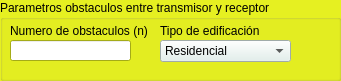
  <widget class="QGroupBox" name="groupBox_4">
   <property name="geometry">
    <rect>
     <x>390</x>
     <y>240</y>
     <width>341</width>
     <height>81</height>
    </rect>
   </property>
   <property name="palette">
    <palette>
     <active>
      <colorrole role="WindowText">
       <brush brushstyle="SolidPattern">
        <color alpha="255">
         <red>0</red>
         <green>0</green>
         <blue>0</blue>
        </color>
       </brush>
      </colorrole>
      <colorrole role="Button">
       <brush brushstyle="SolidPattern">
        <color alpha="255">
         <red>230</red>
         <green>240</green>
         <blue>33</blue>
        </color>
       </brush>
      </colorrole>
      <colorrole role="Light">
       <brush brushstyle="SolidPattern">
        <color alpha="255">
         <red>250</red>
         <green>255</green>
         <blue>140</blue>
        </color>
       </brush>
      </colorrole>
      <colorrole role="Midlight">
       <brush brushstyle="SolidPattern">
        <color alpha="255">
         <red>240</red>
         <green>247</green>
         <blue>86</blue>
        </color>
       </brush>
      </colorrole>
      <colorrole role="Dark">
       <brush brushstyle="SolidPattern">
        <color alpha="255">
         <red>115</red>
         <green>120</green>
         <blue>16</blue>
        </color>
       </brush>
      </colorrole>
      <colorrole role="Mid">
       <brush brushstyle="SolidPattern">
        <color alpha="255">
         <red>153</red>
         <green>160</green>
         <blue>22</blue>
        </color>
       </brush>
      </colorrole>
      <colorrole role="Text">
       <brush brushstyle="SolidPattern">
        <color alpha="255">
         <red>0</red>
         <green>0</green>
         <blue>0</blue>
        </color>
       </brush>
      </colorrole>
      <colorrole role="BrightText">
       <brush brushstyle="SolidPattern">
        <color alpha="255">
         <red>255</red>
         <green>255</green>
         <blue>255</blue>
        </color>
       </brush>
      </colorrole>
      <colorrole role="ButtonText">
       <brush brushstyle="SolidPattern">
        <color alpha="255">
         <red>0</red>
         <green>0</green>
         <blue>0</blue>
        </color>
       </brush>
      </colorrole>
      <colorrole role="Base">
       <brush brushstyle="SolidPattern">
        <color alpha="255">
         <red>255</red>
         <green>255</green>
         <blue>255</blue>
        </color>
       </brush>
      </colorrole>
      <colorrole role="Window">
       <brush brushstyle="SolidPattern">
        <color alpha="255">
         <red>230</red>
         <green>240</green>
         <blue>33</blue>
        </color>
       </brush>
      </colorrole>
      <colorrole role="Shadow">
       <brush brushstyle="SolidPattern">
        <color alpha="255">
         <red>0</red>
         <green>0</green>
         <blue>0</blue>
        </color>
       </brush>
      </colorrole>
      <colorrole role="AlternateBase">
       <brush brushstyle="SolidPattern">
        <color alpha="255">
         <red>242</red>
         <green>247</green>
         <blue>144</blue>
        </color>
       </brush>
      </colorrole>
      <colorrole role="ToolTipBase">
       <brush brushstyle="SolidPattern">
        <color alpha="255">
         <red>255</red>
         <green>255</green>
         <blue>220</blue>
        </color>
       </brush>
      </colorrole>
      <colorrole role="ToolTipText">
       <brush brushstyle="SolidPattern">
        <color alpha="255">
         <red>0</red>
         <green>0</green>
         <blue>0</blue>
        </color>
       </brush>
      </colorrole>
     </active>
     <inactive>
      <colorrole role="WindowText">
       <brush brushstyle="SolidPattern">
        <color alpha="255">
         <red>0</red>
         <green>0</green>
         <blue>0</blue>
        </color>
       </brush>
      </colorrole>
      <colorrole role="Button">
       <brush brushstyle="SolidPattern">
        <color alpha="255">
         <red>230</red>
         <green>240</green>
         <blue>33</blue>
        </color>
       </brush>
      </colorrole>
      <colorrole role="Light">
       <brush brushstyle="SolidPattern">
        <color alpha="255">
         <red>250</red>
         <green>255</green>
         <blue>140</blue>
        </color>
       </brush>
      </colorrole>
      <colorrole role="Midlight">
       <brush brushstyle="SolidPattern">
        <color alpha="255">
         <red>240</red>
         <green>247</green>
         <blue>86</blue>
        </color>
       </brush>
      </colorrole>
      <colorrole role="Dark">
       <brush brushstyle="SolidPattern">
        <color alpha="255">
         <red>115</red>
         <green>120</green>
         <blue>16</blue>
        </color>
       </brush>
      </colorrole>
      <colorrole role="Mid">
       <brush brushstyle="SolidPattern">
        <color alpha="255">
         <red>153</red>
         <green>160</green>
         <blue>22</blue>
        </color>
       </brush>
      </colorrole>
      <colorrole role="Text">
       <brush brushstyle="SolidPattern">
        <color alpha="255">
         <red>0</red>
         <green>0</green>
         <blue>0</blue>
        </color>
       </brush>
      </colorrole>
      <colorrole role="BrightText">
       <brush brushstyle="SolidPattern">
        <color alpha="255">
         <red>255</red>
         <green>255</green>
         <blue>255</blue>
        </color>
       </brush>
      </colorrole>
      <colorrole role="ButtonText">
       <brush brushstyle="SolidPattern">
        <color alpha="255">
         <red>0</red>
         <green>0</green>
         <blue>0</blue>
        </color>
       </brush>
      </colorrole>
      <colorrole role="Base">
       <brush brushstyle="SolidPattern">
        <color alpha="255">
         <red>255</red>
         <green>255</green>
         <blue>255</blue>
        </color>
       </brush>
      </colorrole>
      <colorrole role="Window">
       <brush brushstyle="SolidPattern">
        <color alpha="255">
         <red>230</red>
         <green>240</green>
         <blue>33</blue>
        </color>
       </brush>
      </colorrole>
      <colorrole role="Shadow">
       <brush brushstyle="SolidPattern">
        <color alpha="255">
         <red>0</red>
         <green>0</green>
         <blue>0</blue>
        </color>
       </brush>
      </colorrole>
      <colorrole role="AlternateBase">
       <brush brushstyle="SolidPattern">
        <color alpha="255">
         <red>242</red>
         <green>247</green>
         <blue>144</blue>
        </color>
       </brush>
      </colorrole>
      <colorrole role="ToolTipBase">
       <brush brushstyle="SolidPattern">
        <color alpha="255">
         <red>255</red>
         <green>255</green>
         <blue>220</blue>
        </color>
       </brush>
      </colorrole>
      <colorrole role="ToolTipText">
       <brush brushstyle="SolidPattern">
        <color alpha="255">
         <red>0</red>
         <green>0</green>
         <blue>0</blue>
        </color>
       </brush>
      </colorrole>
     </inactive>
     <disabled>
      <colorrole role="WindowText">
       <brush brushstyle="SolidPattern">
        <color alpha="255">
         <red>115</red>
         <green>120</green>
         <blue>16</blue>
        </color>
       </brush>
      </colorrole>
      <colorrole role="Button">
       <brush brushstyle="SolidPattern">
        <color alpha="255">
         <red>230</red>
         <green>240</green>
         <blue>33</blue>
        </color>
       </brush>
      </colorrole>
      <colorrole role="Light">
       <brush brushstyle="SolidPattern">
        <color alpha="255">
         <red>250</red>
         <green>255</green>
         <blue>140</blue>
        </color>
       </brush>
      </colorrole>
      <colorrole role="Midlight">
       <brush brushstyle="SolidPattern">
        <color alpha="255">
         <red>240</red>
         <green>247</green>
         <blue>86</blue>
        </color>
       </brush>
      </colorrole>
      <colorrole role="Dark">
       <brush brushstyle="SolidPattern">
        <color alpha="255">
         <red>115</red>
         <green>120</green>
         <blue>16</blue>
        </color>
       </brush>
      </colorrole>
      <colorrole role="Mid">
       <brush brushstyle="SolidPattern">
        <color alpha="255">
         <red>153</red>
         <green>160</green>
         <blue>22</blue>
        </color>
       </brush>
      </colorrole>
      <colorrole role="Text">
       <brush brushstyle="SolidPattern">
        <color alpha="255">
         <red>115</red>
         <green>120</green>
         <blue>16</blue>
        </color>
       </brush>
      </colorrole>
      <colorrole role="BrightText">
       <brush brushstyle="SolidPattern">
        <color alpha="255">
         <red>255</red>
         <green>255</green>
         <blue>255</blue>
        </color>
       </brush>
      </colorrole>
      <colorrole role="ButtonText">
       <brush brushstyle="SolidPattern">
        <color alpha="255">
         <red>115</red>
         <green>120</green>
         <blue>16</blue>
        </color>
       </brush>
      </colorrole>
      <colorrole role="Base">
       <brush brushstyle="SolidPattern">
        <color alpha="255">
         <red>230</red>
         <green>240</green>
         <blue>33</blue>
        </color>
       </brush>
      </colorrole>
      <colorrole role="Window">
       <brush brushstyle="SolidPattern">
        <color alpha="255">
         <red>230</red>
         <green>240</green>
         <blue>33</blue>
        </color>
       </brush>
      </colorrole>
      <colorrole role="Shadow">
       <brush brushstyle="SolidPattern">
        <color alpha="255">
         <red>0</red>
         <green>0</green>
         <blue>0</blue>
        </color>
       </brush>
      </colorrole>
      <colorrole role="AlternateBase">
       <brush brushstyle="SolidPattern">
        <color alpha="255">
         <red>230</red>
         <green>240</green>
         <blue>33</blue>
        </color>
       </brush>
      </colorrole>
      <colorrole role="ToolTipBase">
       <brush brushstyle="SolidPattern">
        <color alpha="255">
         <red>255</red>
         <green>255</green>
         <blue>220</blue>
        </color>
       </brush>
      </colorrole>
      <colorrole role="ToolTipText">
       <brush brushstyle="SolidPattern">
        <color alpha="255">
         <red>0</red>
         <green>0</green>
         <blue>0</blue>
        </color>
       </brush>
      </colorrole>
     </disabled>
    </palette>
   </property>
   <property name="title">
    <string>Parametros obstaculos entre transmisor y receptor</string>
   </property>
   <widget class="QLabel" name="lblArea_17">
    <property name="geometry">
     <rect>
      <x>10</x>
      <y>20</y>
      <width>191</width>
      <height>21</height>
     </rect>
    </property>
    <property name="text">
     <string>Numero de obstaculos (n)</string>
    </property>
   </widget>
   <widget class="QLineEdit" name="txtAreaU_7">
    <property name="geometry">
     <rect>
      <x>10</x>
      <y>40</y>
      <width>121</width>
      <height>21</height>
     </rect>
    </property>
   </widget>
   <widget class="QComboBox" name="comboBox_5">
    <property name="geometry">
     <rect>
      <x>160</x>
      <y>40</y>
      <width>131</width>
      <height>22</height>
     </rect>
    </property>
    <property name="palette">
     <palette>
      <active>
       <colorrole role="WindowText">
        <brush brushstyle="SolidPattern">
         <color alpha="255">
          <red>0</red>
          <green>0</green>
          <blue>0</blue>
         </color>
        </brush>
       </colorrole>
       <colorrole role="Button">
        <brush brushstyle="SolidPattern">
         <color alpha="255">
          <red>224</red>
          <green>240</green>
          <blue>236</blue>
         </color>
        </brush>
       </colorrole>
       <colorrole role="Light">
        <brush brushstyle="SolidPattern">
         <color alpha="255">
          <red>255</red>
          <green>255</green>
          <blue>255</blue>
         </color>
        </brush>
       </colorrole>
       <colorrole role="Midlight">
        <brush brushstyle="SolidPattern">
         <color alpha="255">
          <red>239</red>
          <green>247</green>
          <blue>245</blue>
         </color>
        </brush>
       </colorrole>
       <colorrole role="Dark">
        <brush brushstyle="SolidPattern">
         <color alpha="255">
          <red>112</red>
          <green>120</green>
          <blue>118</blue>
         </color>
        </brush>
       </colorrole>
       <colorrole role="Mid">
        <brush brushstyle="SolidPattern">
         <color alpha="255">
          <red>149</red>
          <green>160</green>
          <blue>157</blue>
         </color>
        </brush>
       </colorrole>
       <colorrole role="Text">
        <brush brushstyle="SolidPattern">
         <color alpha="255">
          <red>0</red>
          <green>0</green>
          <blue>0</blue>
         </color>
        </brush>
       </colorrole>
       <colorrole role="BrightText">
        <brush brushstyle="SolidPattern">
         <color alpha="255">
          <red>255</red>
          <green>255</green>
          <blue>255</blue>
         </color>
        </brush>
       </colorrole>
       <colorrole role="ButtonText">
        <brush brushstyle="SolidPattern">
         <color alpha="255">
          <red>0</red>
          <green>0</green>
          <blue>0</blue>
         </color>
        </brush>
       </colorrole>
       <colorrole role="Base">
        <brush brushstyle="SolidPattern">
         <color alpha="255">
          <red>255</red>
          <green>255</green>
          <blue>255</blue>
         </color>
        </brush>
       </colorrole>
       <colorrole role="Window">
        <brush brushstyle="SolidPattern">
         <color alpha="255">
          <red>224</red>
          <green>240</green>
          <blue>236</blue>
         </color>
        </brush>
       </colorrole>
       <colorrole role="Shadow">
        <brush brushstyle="SolidPattern">
         <color alpha="255">
          <red>0</red>
          <green>0</green>
          <blue>0</blue>
         </color>
        </brush>
       </colorrole>
       <colorrole role="AlternateBase">
        <brush brushstyle="SolidPattern">
         <color alpha="255">
          <red>239</red>
          <green>247</green>
          <blue>245</blue>
         </color>
        </brush>
       </colorrole>
       <colorrole role="ToolTipBase">
        <brush brushstyle="SolidPattern">
         <color alpha="255">
          <red>255</red>
          <green>255</green>
          <blue>220</blue>
         </color>
        </brush>
       </colorrole>
       <colorrole role="ToolTipText">
        <brush brushstyle="SolidPattern">
         <color alpha="255">
          <red>0</red>
          <green>0</green>
          <blue>0</blue>
         </color>
        </brush>
       </colorrole>
      </active>
      <inactive>
       <colorrole role="WindowText">
        <brush brushstyle="SolidPattern">
         <color alpha="255">
          <red>0</red>
          <green>0</green>
          <blue>0</blue>
         </color>
        </brush>
       </colorrole>
       <colorrole role="Button">
        <brush brushstyle="SolidPattern">
         <color alpha="255">
          <red>224</red>
          <green>240</green>
          <blue>236</blue>
         </color>
        </brush>
       </colorrole>
       <colorrole role="Light">
        <brush brushstyle="SolidPattern">
         <color alpha="255">
          <red>255</red>
          <green>255</green>
          <blue>255</blue>
         </color>
        </brush>
       </colorrole>
       <colorrole role="Midlight">
        <brush brushstyle="SolidPattern">
         <color alpha="255">
          <red>239</red>
          <green>247</green>
          <blue>245</blue>
         </color>
        </brush>
       </colorrole>
       <colorrole role="Dark">
        <brush brushstyle="SolidPattern">
         <color alpha="255">
          <red>112</red>
          <green>120</green>
          <blue>118</blue>
         </color>
        </brush>
       </colorrole>
       <colorrole role="Mid">
        <brush brushstyle="SolidPattern">
         <color alpha="255">
          <red>149</red>
          <green>160</green>
          <blue>157</blue>
         </color>
        </brush>
       </colorrole>
       <colorrole role="Text">
        <brush brushstyle="SolidPattern">
         <color alpha="255">
          <red>0</red>
          <green>0</green>
          <blue>0</blue>
         </color>
        </brush>
       </colorrole>
       <colorrole role="BrightText">
        <brush brushstyle="SolidPattern">
         <color alpha="255">
          <red>255</red>
          <green>255</green>
          <blue>255</blue>
         </color>
        </brush>
       </colorrole>
       <colorrole role="ButtonText">
        <brush brushstyle="SolidPattern">
         <color alpha="255">
          <red>0</red>
          <green>0</green>
          <blue>0</blue>
         </color>
        </brush>
       </colorrole>
       <colorrole role="Base">
        <brush brushstyle="SolidPattern">
         <color alpha="255">
          <red>255</red>
          <green>255</green>
          <blue>255</blue>
         </color>
        </brush>
       </colorrole>
       <colorrole role="Window">
        <brush brushstyle="SolidPattern">
         <color alpha="255">
          <red>224</red>
          <green>240</green>
          <blue>236</blue>
         </color>
        </brush>
       </colorrole>
       <colorrole role="Shadow">
        <brush brushstyle="SolidPattern">
         <color alpha="255">
          <red>0</red>
          <green>0</green>
          <blue>0</blue>
         </color>
        </brush>
       </colorrole>
       <colorrole role="AlternateBase">
        <brush brushstyle="SolidPattern">
         <color alpha="255">
          <red>239</red>
          <green>247</green>
          <blue>245</blue>
         </color>
        </brush>
       </colorrole>
       <colorrole role="ToolTipBase">
        <brush brushstyle="SolidPattern">
         <color alpha="255">
          <red>255</red>
          <green>255</green>
          <blue>220</blue>
         </color>
        </brush>
       </colorrole>
       <colorrole role="ToolTipText">
        <brush brushstyle="SolidPattern">
         <color alpha="255">
          <red>0</red>
          <green>0</green>
          <blue>0</blue>
         </color>
        </brush>
       </colorrole>
      </inactive>
      <disabled>
       <colorrole role="WindowText">
        <brush brushstyle="SolidPattern">
         <color alpha="255">
          <red>112</red>
          <green>120</green>
          <blue>118</blue>
         </color>
        </brush>
       </colorrole>
       <colorrole role="Button">
        <brush brushstyle="SolidPattern">
         <color alpha="255">
          <red>224</red>
          <green>240</green>
          <blue>236</blue>
         </color>
        </brush>
       </colorrole>
       <colorrole role="Light">
        <brush brushstyle="SolidPattern">
         <color alpha="255">
          <red>255</red>
          <green>255</green>
          <blue>255</blue>
         </color>
        </brush>
       </colorrole>
       <colorrole role="Midlight">
        <brush brushstyle="SolidPattern">
         <color alpha="255">
          <red>239</red>
          <green>247</green>
          <blue>245</blue>
         </color>
        </brush>
       </colorrole>
       <colorrole role="Dark">
        <brush brushstyle="SolidPattern">
         <color alpha="255">
          <red>112</red>
          <green>120</green>
          <blue>118</blue>
         </color>
        </brush>
       </colorrole>
       <colorrole role="Mid">
        <brush brushstyle="SolidPattern">
         <color alpha="255">
          <red>149</red>
          <green>160</green>
          <blue>157</blue>
         </color>
        </brush>
       </colorrole>
       <colorrole role="Text">
        <brush brushstyle="SolidPattern">
         <color alpha="255">
          <red>112</red>
          <green>120</green>
          <blue>118</blue>
         </color>
        </brush>
       </colorrole>
       <colorrole role="BrightText">
        <brush brushstyle="SolidPattern">
         <color alpha="255">
          <red>255</red>
          <green>255</green>
          <blue>255</blue>
         </color>
        </brush>
       </colorrole>
       <colorrole role="ButtonText">
        <brush brushstyle="SolidPattern">
         <color alpha="255">
          <red>112</red>
          <green>120</green>
          <blue>118</blue>
         </color>
        </brush>
       </colorrole>
       <colorrole role="Base">
        <brush brushstyle="SolidPattern">
         <color alpha="255">
          <red>224</red>
          <green>240</green>
          <blue>236</blue>
         </color>
        </brush>
       </colorrole>
       <colorrole role="Window">
        <brush brushstyle="SolidPattern">
         <color alpha="255">
          <red>224</red>
          <green>240</green>
          <blue>236</blue>
         </color>
        </brush>
       </colorrole>
       <colorrole role="Shadow">
        <brush brushstyle="SolidPattern">
         <color alpha="255">
          <red>0</red>
          <green>0</green>
          <blue>0</blue>
         </color>
        </brush>
       </colorrole>
       <colorrole role="AlternateBase">
        <brush brushstyle="SolidPattern">
         <color alpha="255">
          <red>224</red>
          <green>240</green>
          <blue>236</blue>
         </color>
        </brush>
       </colorrole>
       <colorrole role="ToolTipBase">
        <brush brushstyle="SolidPattern">
         <color alpha="255">
          <red>255</red>
          <green>255</green>
          <blue>220</blue>
         </color>
        </brush>
       </colorrole>
       <colorrole role="ToolTipText">
        <brush brushstyle="SolidPattern">
         <color alpha="255">
          <red>0</red>
          <green>0</green>
          <blue>0</blue>
         </color>
        </brush>
       </colorrole>
      </disabled>
     </palette>
    </property>
    <item>
     <property name="text">
      <string>Residencial</string>
     </property>
    </item>
    <item>
     <property name="text">
      <string>Oficinas</string>
     </property>
    </item>
    <item>
     <property name="text">
      <string>Comercial/industrial</string>
     </property>
    </item>
   </widget>
   <widget class="QLabel" name="lblLocalidad_12">
    <property name="geometry">
     <rect>
      <x>160</x>
      <y>20</y>
      <width>131</width>
      <height>21</height>
     </rect>
    </property>
    <property name="text">
     <string>Tipo de edificación</string>
    </property>
   </widget>
  </widget>
